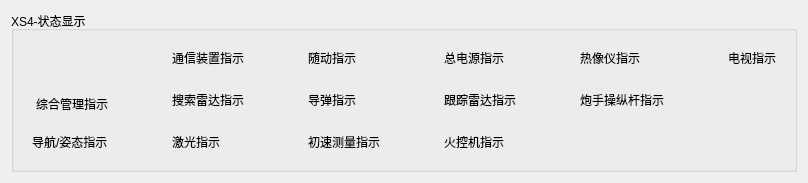
           <widget class="QWidget" name="page_3">
            <layout class="QGridLayout" name="gridLayout_9">
             <item row="0" column="0">
              <widget class="QGroupBox" name="groupBox_4">
               <property name="title">
                <string>XS4-状态显示</string>
               </property>
               <layout class="QGridLayout" name="gridLayout_10">
                <item row="1" column="3">
                 <spacer name="horizontalSpacer_14">
                  <property name="orientation">
                   <enum>Qt::Horizontal</enum>
                  </property>
                  <property name="sizeHint" stdset="0">
                   <size>
                    <width>40</width>
                    <height>20</height>
                   </size>
                  </property>
                 </spacer>
                </item>
                <item row="2" column="7">
                 <spacer name="horizontalSpacer_23">
                  <property name="orientation">
                   <enum>Qt::Horizontal</enum>
                  </property>
                  <property name="sizeHint" stdset="0">
                   <size>
                    <width>40</width>
                    <height>20</height>
                   </size>
                  </property>
                 </spacer>
                </item>
                <item row="0" column="1">
                 <spacer name="horizontalSpacer_13">
                  <property name="orientation">
                   <enum>Qt::Horizontal</enum>
                  </property>
                  <property name="sizeHint" stdset="0">
                   <size>
                    <width>40</width>
                    <height>20</height>
                   </size>
                  </property>
                 </spacer>
                </item>
                <item row="1" column="5">
                 <spacer name="horizontalSpacer_15">
                  <property name="orientation">
                   <enum>Qt::Horizontal</enum>
                  </property>
                  <property name="sizeHint" stdset="0">
                   <size>
                    <width>40</width>
                    <height>20</height>
                   </size>
                  </property>
                 </spacer>
                </item>
                <item row="0" column="0">
                 <layout class="QVBoxLayout" name="verticalLayout_44">
                  <item>
                   <widget class="FrLight" name="widget_16" native="true">
                    <property name="sizePolicy">
                     <sizepolicy hsizetype="Preferred" vsizetype="Expanding">
                      <horstretch>0</horstretch>
                      <verstretch>0</verstretch>
                     </sizepolicy>
                    </property>
                    <widget class="QLabel" name="label_29">
                     <property name="geometry">
                      <rect>
                       <x>30</x>
                       <y>40</y>
                       <width>81</width>
                       <height>47</height>
                      </rect>
                     </property>
                     <property name="text">
                      <string>电站指示</string>
                     </property>
                    </widget>
                   </widget>
                  </item>
                 </layout>
                </item>
                <item row="0" column="9">
                 <spacer name="horizontalSpacer_24">
                  <property name="orientation">
                   <enum>Qt::Horizontal</enum>
                  </property>
                  <property name="sizeHint" stdset="0">
                   <size>
                    <width>40</width>
                    <height>20</height>
                   </size>
                  </property>
                 </spacer>
                </item>
                <item row="0" column="10">
                 <widget class="FrLight" name="widget_30" native="true">
                  <layout class="QVBoxLayout" name="verticalLayout_59">
                   <item>
                    <widget class="QLabel" name="label_45">
                     <property name="text">
                      <string>电视指示</string>
                     </property>
                    </widget>
                   </item>
                  </layout>
                 </widget>
                </item>
                <item row="0" column="6">
                 <widget class="FrLight" name="widget_25" native="true">
                  <layout class="QVBoxLayout" name="verticalLayout_53">
                   <item>
                    <widget class="QLabel" name="label_39">
                     <property name="text">
                      <string>总电源指示</string>
                     </property>
                    </widget>
                   </item>
                  </layout>
                 </widget>
                </item>
                <item row="0" column="2">
                 <widget class="FrLight" name="widget_19" native="true">
                  <layout class="QVBoxLayout" name="verticalLayout_46">
                   <item>
                    <widget class="QLabel" name="label_33">
                     <property name="text">
                      <string>通信装置指示</string>
                     </property>
                    </widget>
                   </item>
                  </layout>
                 </widget>
                </item>
                <item row="2" column="0">
                 <widget class="FrLight" name="widget_18" native="true">
                  <property name="sizePolicy">
                   <sizepolicy hsizetype="Preferred" vsizetype="Expanding">
                    <horstretch>0</horstretch>
                    <verstretch>0</verstretch>
                   </sizepolicy>
                  </property>
                  <layout class="QVBoxLayout" name="verticalLayout_47">
                   <item>
                    <widget class="QLabel" name="label_32">
                     <property name="text">
                      <string>导航/姿态指示</string>
                     </property>
                    </widget>
                   </item>
                  </layout>
                 </widget>
                </item>
                <item row="1" column="6">
                 <widget class="FrLight" name="widget_26" native="true">
                  <layout class="QVBoxLayout" name="verticalLayout_54">
                   <item>
                    <widget class="QLabel" name="label_40">
                     <property name="text">
                      <string>跟踪雷达指示</string>
                     </property>
                    </widget>
                   </item>
                  </layout>
                 </widget>
                </item>
                <item row="1" column="0">
                 <widget class="FrLight" name="widget_17" native="true">
                  <property name="sizePolicy">
                   <sizepolicy hsizetype="Preferred" vsizetype="Expanding">
                    <horstretch>0</horstretch>
                    <verstretch>0</verstretch>
                   </sizepolicy>
                  </property>
                  <widget class="QLabel" name="label_30">
                   <property name="geometry">
                    <rect>
                     <x>13</x>
                     <y>13</y>
                     <width>108</width>
                     <height>18</height>
                    </rect>
                   </property>
                   <property name="text">
                    <string>综合管理指示</string>
                   </property>
                  </widget>
                 </widget>
                </item>
                <item row="2" column="2">
                 <widget class="FrLight" name="widget_21" native="true">
                  <layout class="QVBoxLayout" name="verticalLayout_49">
                   <item>
                    <widget class="QLabel" name="label_35">
                     <property name="text">
                      <string>激光指示</string>
                     </property>
                    </widget>
                   </item>
                  </layout>
                 </widget>
                </item>
                <item row="0" column="8">
                 <widget class="FrLight" name="widget_28" native="true">
                  <layout class="QVBoxLayout" name="verticalLayout_56">
                   <item>
                    <widget class="QLabel" name="label_42">
                     <property name="text">
                      <string>热像仪指示</string>
                     </property>
                    </widget>
                   </item>
                  </layout>
                 </widget>
                </item>
                <item row="1" column="4">
                 <widget class="FrLight" name="widget_23" native="true">
                  <layout class="QVBoxLayout" name="verticalLayout_51">
                   <item>
                    <widget class="QLabel" name="label_37">
                     <property name="text">
                      <string>导弹指示</string>
                     </property>
                    </widget>
                   </item>
                  </layout>
                 </widget>
                </item>
                <item row="0" column="4">
                 <widget class="FrLight" name="widget_22" native="true">
                  <layout class="QVBoxLayout" name="verticalLayout_50">
                   <item>
                    <widget class="QLabel" name="label_36">
                     <property name="text">
                      <string>随动指示</string>
                     </property>
                    </widget>
                   </item>
                  </layout>
                 </widget>
                </item>
                <item row="1" column="8">
                 <widget class="FrLight" name="widget_29" native="true">
                  <layout class="QVBoxLayout" name="verticalLayout_57">
                   <item>
                    <widget class="QLabel" name="label_43">
                     <property name="text">
                      <string>炮手操纵杆指示</string>
                     </property>
                    </widget>
                   </item>
                  </layout>
                 </widget>
                </item>
                <item row="2" column="6">
                 <widget class="FrLight" name="widget_27" native="true">
                  <layout class="QVBoxLayout" name="verticalLayout_55">
                   <item>
                    <widget class="QLabel" name="label_41">
                     <property name="text">
                      <string>火控机指示</string>
                     </property>
                    </widget>
                   </item>
                  </layout>
                 </widget>
                </item>
                <item row="2" column="4">
                 <widget class="FrLight" name="widget_24" native="true">
                  <layout class="QVBoxLayout" name="verticalLayout_52">
                   <item>
                    <widget class="QLabel" name="label_38">
                     <property name="text">
                      <string>初速测量指示</string>
                     </property>
                    </widget>
                   </item>
                  </layout>
                 </widget>
                </item>
                <item row="1" column="2">
                 <widget class="FrLight" name="widget_20" native="true">
                  <layout class="QVBoxLayout" name="verticalLayout_48">
                   <item>
                    <widget class="QLabel" name="label_34">
                     <property name="text">
                      <string>搜索雷达指示</string>
                     </property>
                    </widget>
                   </item>
                  </layout>
                 </widget>
                </item>
               </layout>
              </widget>
             </item>
            </layout>
           </widget>
